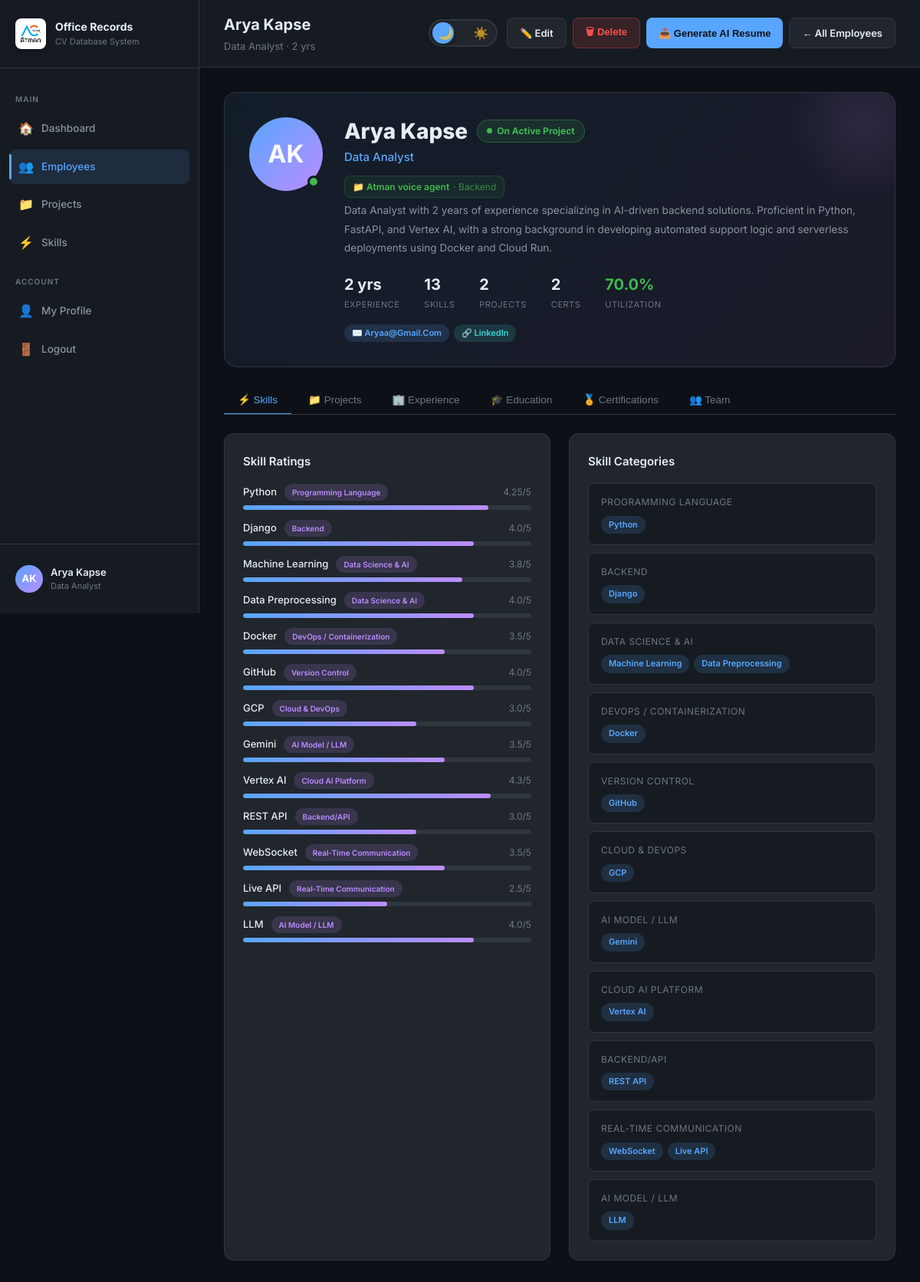
Screenshot of /employees/1/ (signed in) with the database file from the repository.
### records/models.py (models this page shows, shortened)
class Employee(models.Model):
    ROLE_HR = 'HR'
    ROLE_MANAGER = 'Manager'
    ROLE_EMPLOYEE = 'Employee'
    ROLE_CHOICES = [
        ('HR', 'HR'),
        ('Manager', 'Manager'),
        ('Employee', 'Employee'),
    ]
    emp_id = models.IntegerField(primary_key=True)
    emp_name = models.CharField(max_length=200)
    IAM = models.CharField(max_length=20, choices=ROLE_CHOICES, default='Employee')
    password = models.CharField(max_length=100)
    email = models.EmailField(max_length=200, blank=True, null=True)
    profile_summary = models.TextField(blank=True, null=True)
    linkedin_url = models.CharField(max_length=300, blank=True, null=True)
    github_portfolio_url = models.CharField(max_length=300, blank=True, null=True)
    joining_date = models.CharField(max_length=50, blank=True, null=True)
    manager_id = models.IntegerField(blank=True, null=True)
    designation = models.CharField(max_length=200, blank=True, null=True)
    experience = models.CharField(max_length=50, blank=True, null=True)
    total_utilization = models.FloatField(default=0, blank=True, null=True)
    class Meta:
        db_table = 'employee'
    def get_initials(self):
        parts = self.emp_name.split()
        return ''.join(p[0].upper() for p in parts[:2])

class Work(models.Model):
    work_id = models.CharField(max_length=20, primary_key=True)
    employee = models.ForeignKey(Employee, on_delete=models.CASCADE, related_name='works', db_column='emp_id')
    project = models.ForeignKey(Project, on_delete=models.CASCADE, related_name='works', db_column='project_id')
    role_in_project = models.CharField(max_length=200, blank=True, null=True)
    work_summary = models.TextField(blank=True, null=True)
    utilization = models.FloatField(default=0, blank=True, null=True)
    class Meta:
        db_table = 'work'

class Project(models.Model):
    STATUS_CHOICES = [
        ('Active', 'Active'),
        ('Completed', 'Completed'),
        ('On Hold', 'On Hold'),
        ('Cancelled', 'Cancelled'),
    ]
    project_id = models.IntegerField(primary_key=True)
    project_name = models.CharField(max_length=300)
    description = models.TextField(blank=True, null=True)
    status = models.CharField(max_length=50, blank=True, null=True, choices=STATUS_CHOICES)
    manager_id = models.CharField(max_length=200, blank=True, null=True, db_column='manager_id')
    class Meta:
        db_table = 'project'

class EmployeeSkill(models.Model):
    employee = models.ForeignKey(Employee, on_delete=models.CASCADE, related_name='employee_skills', db_column='emp_id')
    skill = models.ForeignKey(Skill, on_delete=models.CASCADE, related_name='employee_skills', db_column='skill_id')
    aggregate_rating = models.FloatField(blank=True, null=True)
    class Meta:
        db_table = 'employee_skill'
        unique_together = ('employee', 'skill')
    def rating_percentage(self):
        if self.aggregate_rating:
            return int((self.aggregate_rating / 5) * 100)
        return 0

class Skill(models.Model):
    skill_id = models.CharField(max_length=20, primary_key=True)
    skill_name = models.CharField(max_length=200)
    category = models.CharField(max_length=200, blank=True, null=True)
    class Meta:
        db_table = 'skill'

### records/views.py (the view)
    def wrapper(request, *args, **kwargs):
        if not request.session.get('emp_id'):
            return redirect('records:login')
        return view_func(request, *args, **kwargs)

### records/views.py (called while the page is built)
def login_required_custom(view_func):
    def wrapper(request, *args, **kwargs):
        if not request.session.get('emp_id'):
            return redirect('records:login')
        return view_func(request, *args, **kwargs)
    wrapper.__name__ = view_func.__name__
    return wrapper

def get_session_iam(request):
    return request.session.get('IAM', 'Employee')

### templates/records/employee_detail.html (shortened to what this page needs)
{% extends "records/base.html" %}
{% block page_title %}{{ employee.emp_name }}{% endblock %}
{% block page_sub %}{{ employee.designation }} · {{ employee.experience }}{% endblock %}
{% block topbar_actions %}
<div style="display:flex;gap:8px;">
  {% if user_iam == 'HR' or user_iam == 'Manager' and can_manager_edit %}
  <a href="{% url 'records:edit_employee' employee.emp_id %}" class="btn btn-secondary">✏️ Edit</a>
  {% endif %}
  {% if user_iam == 'HR' %}
  <button type="button" class="btn btn-danger" onclick="if(confirm('Are you sure you want to completely delete {{ employee.emp_name }}? This cannot be undone.')) document.getElementById('delete-form-{{ employee.emp_id }}').submit();">
    🗑 Delete
  </button>
  {% endif %}
  {% if user_iam == 'HR' or user_iam == 'Manager' or request.session.emp_id|stringformat:"s" == employee.emp_id|stringformat:"s" %}
  <button class="btn btn-primary" onclick="document.getElementById('jdModal').style.display='block'">📥 Generate AI Resume</button>
  {% endif %}
  <a href="{% url 'records:employee_list' %}" class="btn btn-secondary">← All Employees</a>
</div>
{% endblock %}
{% block content %}
<div class="profile-banner">
  <div style="position:relative;flex-shrink:0">
    <div class="avatar xl" style="background:linear-gradient(135deg,#58a6ff,#bc8cff)">
      {{ employee.get_initials }}
    </div>
    {% if active_works %}
    <span style="position:absolute;bottom:4px;right:4px;width:16px;height:16px;background:var(--accent-green);border-radius:50%;border:3px solid var(--bg-secondary);animation:pulse-ring 2s ease-in-out infinite"></span>
    {% else %}
    <span style="position:absolute;bottom:4px;right:4px;width:16px;height:16px;background:var(--text-muted);border-radius:50%;border:3px solid var(--bg-secondary)"></span>
    {% endif %}
  </div>
  <div class="profile-info">
    <div style="display:flex;align-items:center;gap:12px;flex-wrap:wrap;margin-bottom:4px">
      <h1 class="profile-name" style="margin-bottom:0">{{ employee.emp_name }}</h1>
      {% if active_works %}
      <span style="display:inline-flex;align-items:center;gap:6px;background:rgba(63,185,80,0.12);border:1px solid rgba(63,185,80,0.35);border-radius:999px;padding:4px 12px;font-size:12px;font-weight:700;color:var(--accent-green)">
        <span style="width:7px;height:7px;border-radius:50%;background:var(--accent-green);animation:pulse-ring 2s ease-in-out infinite"></span>
        On Active Project
      </span>
      {% endif %}
    </div>
    <div class="profile-designation">{{ employee.designation }}</div>
    {% if active_works %}
    <div style="display:flex;flex-wrap:wrap;gap:6px;margin-top:8px;margin-bottom:4px">
      {% for aw in active_works %}
      <a href="{% url 'records:project_detail' aw.project.project_id %}" style="display:inline-flex;align-items:center;gap:5px;background:rgba(63,185,80,0.08);border:1px solid rgba(63,185,80,0.2);border-radius:8px;padding:4px 10px;font-size:12px;color:var(--accent-green);text-decoration:none;font-weight:600" title="Current project">
        📁 {{ aw.project.project_name }}
        {% if aw.role_in_project %}<span style="opacity:0.7;font-weight:400">· {{ aw.role_in_project }}</span>{% endif %}
      </a>
      {% endfor %}
    </div>
    {% endif %}
    {% if employee.profile_summary %}
    <p class="profile-summary">{{ employee.profile_summary }}</p>
    {% endif %}
    <div class="profile-stats">
      <div class="ps-item">
        <span class="ps-value">{{ employee.experience|default:"—" }}</span>
        <span class="ps-label">Experience</span>
      </div>
      <div class="ps-item">
        <span class="ps-value">{{ emp_skills.count }}</span>
        <span class="ps-label">Skills</span>
      </div>
      <div class="ps-item">
        <span class="ps-value">{{ works.count }}</span>
        <span class="ps-label">Projects</span>
      </div>
      <div class="ps-item">
        <span class="ps-value">{{ certifications.count }}</span>
        <span class="ps-label">Certs</span>
      </div>
      <div class="ps-item">
        {% with u=employee.total_utilization|default:0 %}
        <span class="ps-value" style="color:{% if u < 25 %}var(--accent-red){% elif u <= 50 %}#e3a008{% else %}var(--accent-green){% endif %}">{{ u }}%</span>
        {% endwith %}
        <span class="ps-label">Utilization</span>
      </div>
    </div>
    <div class="tags" style="margin-top:16px">
      {% if employee.email %}
      <a href="mailto:{{ employee.email }}" class="badge badge-blue">✉️ {{ employee.email }}</a>
      {% endif %}
      {% if employee.linkedin_url %}
      <a href="{{ employee.linkedin_url }}" target="_blank" class="badge badge-cyan">🔗 LinkedIn</a>
      {% endif %}
    </div>
  </div>
</div>
<div class="tab-group">
  <div class="tab-nav">
    <button class="tab-btn active" data-tab="tab-skills">⚡ Skills</button>
    <button class="tab-btn" data-tab="tab-projects">📁 Projects</button>
    <button class="tab-btn" data-tab="tab-experience">🏢 Experience</button>
    <button class="tab-btn" data-tab="tab-education">🎓 Education</button>
    <button class="tab-btn" data-tab="tab-certs">🏅 Certifications</button>
    <button class="tab-btn" data-tab="tab-team">👥 Team</button>
  </div>
  <div class="tab-panel active" id="tab-skills">
    <div class="grid-2">
      <div class="card">
        <div class="card-title mb-16">Skill Ratings</div>
        {% if can_see_ratings %}
          {% if emp_skills %}
            {% for es in emp_skills %}
            <div class="skill-bar-wrap">
              <div class="skill-bar-header">
                <div>
                  <span class="skill-bar-name">{{ es.skill.skill_name }}</span>
                  <span class="badge badge-purple" style="margin-left:6px;font-size:10px">{{ es.skill.category }}</span>
                </div>
                <span class="skill-bar-rating">{{ es.aggregate_rating }}/5</span>
              </div>
              <div class="skill-bar-bg">
                <div class="skill-bar-fill" data-pct="{{ es.rating_percentage }}"></div>
              </div>
            </div>
            {% endfor %}
          {% else %}
            <div class="empty-state" style="padding:30px">
              <div class="empty-state-icon">⚡</div>
              <div class="empty-state-text">No skills recorded.</div>
            </div>
          {% endif %}
        {% else %}
          <div class="empty-state" style="padding:30px; text-align:center;">
            <div class="empty-state-icon">🔒</div>
            <div class="empty-state-text" style="color:var(--text-muted);">Skill ratings are private.</div>
          </div>
        {% endif %}
      </div>
      <div class="card">
        <div class="card-title mb-16">Skill Categories</div>
        <div style="display:flex;flex-direction:column;gap:10px">
          {% regroup emp_skills by skill.category as skill_cats %}
          {% for cat in skill_cats %}
          <div style="background:var(--bg-secondary);border-radius:8px;padding:14px 16px;border:1px solid var(--border)">
            <div style="font-size:12px;color:var(--text-muted);mb-6px;margin-bottom:8px;text-transform:uppercase;letter-spacing:0.5px">{{ cat.grouper }}</div>
            <div class="tags">
              {% for es in cat.list %}
              <span class="badge badge-blue">{{ es.skill.skill_name }}</span>
              {% endfor %}
            </div>
          </div>
          {% empty %}
          <div class="text-muted">No skill categories found.</div>
          {% endfor %}
        </div>
      </div>
    </div>
  </div>
</div>
{% endblock %}

### templates/records/base.html (shortened to what this page needs)
{% load static %}
<!DOCTYPE html>
<html lang="en">
<head>
  <link rel="stylesheet" href="{% static 'css/style.css' %}?v={{ request.resolver_match.url_name }}{% now 'U' %}"/>
</head>
<body>
<div class="app-layout">
  <aside class="sidebar" id="sidebar">
    <div class="sidebar-brand">
      <div class="brand-icon" style="background:white;padding:4px">
        <img src="{% static 'images/AI_Symbol.png' %}" alt="Logo" style="width:100%;height:100%;object-fit:contain;display:block">
      </div>
      <div class="brand-text">
        <span class="brand-title">Office Records</span>
        <span class="brand-sub">CV Database System</span>
      </div>
    </div>
    <nav class="sidebar-nav">
      <span class="nav-section-label">Main</span>
      <a href="{% url 'records:dashboard' %}"
         class="nav-link {% if request.resolver_match.url_name == 'dashboard' %}active{% endif %}">
        <span class="nav-icon">🏠</span> Dashboard
      </a>
      <a href="{% url 'records:employee_list' %}"
         class="nav-link {% if 'employee' in request.resolver_match.url_name %}active{% endif %}">
        <span class="nav-icon">👥</span> Employees
      </a>
      <a href="{% url 'records:project_list' %}"
         class="nav-link {% if 'project' in request.resolver_match.url_name %}active{% endif %}">
        <span class="nav-icon">📁</span> Projects
      </a>
      <a href="{% url 'records:skills' %}"
         class="nav-link {% if request.resolver_match.url_name == 'skills' %}active{% endif %}">
        <span class="nav-icon">⚡</span> Skills
      </a>
      <span class="nav-section-label">Account</span>
      <a href="{% url 'records:my_profile' %}" class="nav-link">
        <span class="nav-icon">👤</span> My Profile
      </a>
      <a href="{% url 'records:logout' %}" class="nav-link">
        <span class="nav-icon">🚪</span> Logout
      </a>
    </nav>
    <div class="sidebar-footer">
      <a href="{% url 'records:my_profile' %}" class="user-card" style="text-decoration:none">
        <div class="user-avatar" id="sidebarAvatar" data-name="{{ request.session.emp_name|default:'' }}">
        </div>
        <div class="user-info">
          <div class="user-name">{{ request.session.emp_name }}</div>
          <div class="user-role">{{ request.session.designation|default:"Employee" }}</div>
        </div>
      </a>
    </div>
  </aside>
  <main class="main-content">
    <div class="topbar">
      <div style="display:flex; align-items:center; gap:16px;">
        <div>
          <div class="topbar-title">{% block page_title %}Dashboard{% endblock %}</div>
          <div class="topbar-sub">{% block page_sub %}{% endblock %}</div>
        </div>
      </div>
      <div class="topbar-actions">
        <div class="theme-switch" id="themeToggle" title="Toggle Light/Dark Mode">
          <span>🌙</span>
          <span>☀️</span>
          <div class="switch-knob"></div>
        </div>
        {% block topbar_actions %}{% endblock %}
      </div>
    </div>
    <div class="page-content animate-fade-in">
      {% block content %}{% endblock %}
    </div>
  </main>
</div>
</body>
</html>

### templates/records/base.html (style rules this page uses)
.theme-switch { position: relative; width: 90px; height: 36px; border: 2px solid var(--border); border-radius: 999px; background: var(--bg-card); display: flex; align-items: center; justify-content: space-between; padding: 0 10px; cursor: pointer; flex-shrink: 0; user-select: none; }
.theme-switch span { font-size: 16px; z-index: 2; user-select: none; opacity: 0.7; transition: opacity 0.3s ease, transform 0.3s ease; }
.theme-switch .switch-knob { position: absolute; top: 2px; left: 3px; width: 28px; height: 28px; background: var(--accent-blue, #58a6ff); border-radius: 50%; transition: transform 0.35s cubic-bezier(0.34, 1.56, 0.64, 1), background 0.35s ease; box-shadow: 0 2px 8px rgba(0,0,0,0.3); pointer-events: none; }

### rows the page displays
Employee: session.emp_name "Arya Kapse", session.designation "Data Analyst", emp_name "Arya Kapse", designation "Data Analyst", experience "2 yrs", get_initials "AK", profile_summary "Data Analyst with 2 years of experience specializing in AI-driven backend solutions. Proficient in Python, FastAPI, and Vertex AI, with a strong background in developing automated support logic and serverless deployments using Docker and Cloud Run.", total_utilization "70.0", email "Aryaa@gmail.com"
Work: project.project_name "Atman voice agent", role_in_project "Backend"
EmployeeSkill: skill.skill_name "Python", skill.category "Programming Language", aggregate_rating "4.25"
EmployeeSkill: skill.skill_name "Django", skill.category "Backend", aggregate_rating "4.0"
EmployeeSkill: skill.skill_name "Machine Learning", skill.category "Data Science & AI", aggregate_rating "3.8"
EmployeeSkill: skill.skill_name "Data Preprocessing", skill.category "Data Science & AI", aggregate_rating "4.0"
EmployeeSkill: skill.skill_name "Docker", skill.category "DevOps / Containerization", aggregate_rating "3.5"
EmployeeSkill: skill.skill_name "GitHub", skill.category "Version Control", aggregate_rating "4.0"
EmployeeSkill: skill.skill_name "GCP", skill.category "Cloud & DevOps", aggregate_rating "3.0"
EmployeeSkill: skill.skill_name "Gemini", skill.category "AI Model / LLM", aggregate_rating "3.5"
EmployeeSkill: skill.skill_name "Vertex AI", skill.category "Cloud AI Platform", aggregate_rating "4.3"
EmployeeSkill: skill.skill_name "REST API", skill.category "Backend/API", aggregate_rating "3.0"
EmployeeSkill: skill.skill_name "WebSocket", skill.category "Real-Time Communication", aggregate_rating "3.5"
EmployeeSkill: skill.skill_name "Live API", skill.category "Real-Time Communication", aggregate_rating "2.5"
EmployeeSkill: skill.skill_name "LLM", skill.category "AI Model / LLM", aggregate_rating "4.0"
Skill: grouper "PROGRAMMING LANGUAGE"
Skill: grouper "BACKEND"
Skill: grouper "DATA SCIENCE & AI"
Skill: grouper "DEVOPS / CONTAINERIZATION"
Skill: grouper "VERSION CONTROL"
Skill: grouper "CLOUD & DEVOPS"
Skill: grouper "AI MODEL / LLM"
Skill: grouper "CLOUD AI PLATFORM"
Skill: grouper "BACKEND/API"
Skill: grouper "REAL-TIME COMMUNICATION"
Skill: grouper "AI MODEL / LLM"

### other values shown
{{ emp_skills.count }} "13"
{{ works.count }} "2"
{{ certifications.count }} "2"
